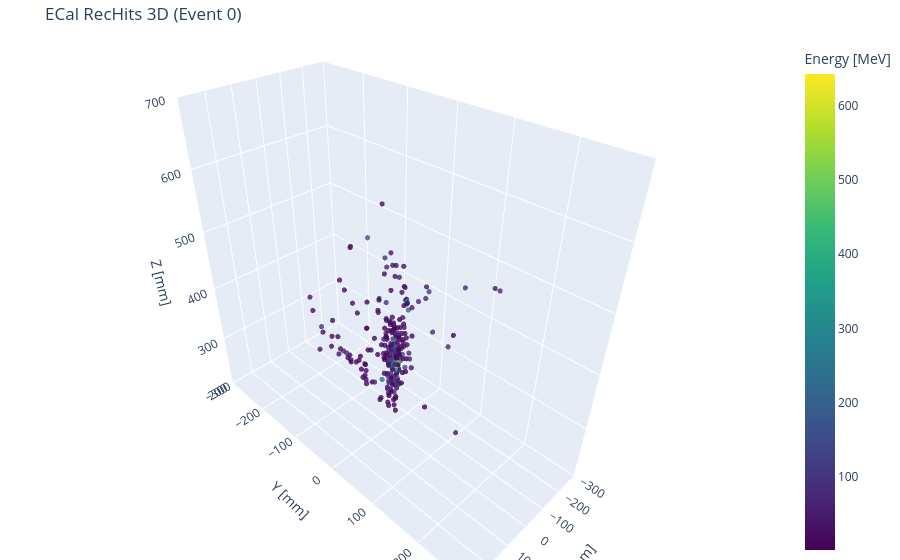

The notebook cell saved with this chart:
### Markdown cell above
### Interactive 3D

### Code cell
import plotly.graph_objects as go

event_idx = 0

x = ak.to_numpy(ecal_x[event_idx])
y = ak.to_numpy(ecal_y[event_idx])
z = ak.to_numpy(ecal_z[event_idx])
e = ak.to_numpy(ecal_energy[event_idx])

fig = go.Figure(
    data=[
        go.Scatter3d(
            x=x,
            y=y,
            z=z,
            mode="markers",
            marker=dict(
                size=3,
                color=e,
                colorscale="Viridis",
                colorbar=dict(title="Energy [MeV]"),
                opacity=0.8,
            ),
        )
    ]
)

fig.update_layout(
    title=f"ECal RecHits 3D (Event {event_idx})",
    scene=dict(
        xaxis_title="X [mm]",
        yaxis_title="Y [mm]",
        zaxis_title="Z [mm]",
        xaxis=dict(range=[-300, 300]),
        yaxis=dict(range=[-300, 300]),
        zaxis=dict(range=[200, 700]),
    ),
    margin=dict(l=0, r=0, b=0, t=40),
)

fig.show()

### Figure 1 — Plotly figure (JSON) as saved in the notebook; plotly's stock layout.template omitted (floating-point values rounded to 4 significant figures; data arrays with more than 128 entries replaced by an {"elided": "..."} marker saying what was removed)
{"data": [{"marker": {"color": {"elided": "237 float values"}, "colorbar": {"title": {"text": "Energy [MeV]"}}, "colorscale": [[0, "#440154"], [0.1111, "#482878"], [0.2222, "#3e4989"], [0.3333, "#31688e"], [0.4444, "#26828e"], [0.5556, "#1f9e89"], [0.6667, "#35b779"], [0.7778, "#6ece58"], [0.8889, "#b5de2b"], [1, "#fde725"]], "opacity": 0.8, "size": 3}, "mode": "markers", "type": "scatter3d", "x": {"elided": "237 float values"}, "y": {"elided": "237 float values"}, "z": {"elided": "237 float values"}}], "layout": {"margin": {"b": 0, "l": 0, "r": 0, "t": 40}, "scene": {"xaxis": {"range": [-300, 300], "title": {"text": "X [mm]"}}, "yaxis": {"range": [-300, 300], "title": {"text": "Y [mm]"}}, "zaxis": {"range": [200, 700], "title": {"text": "Z [mm]"}}}, "title": {"text": "ECal RecHits 3D (Event 0)"}}}
